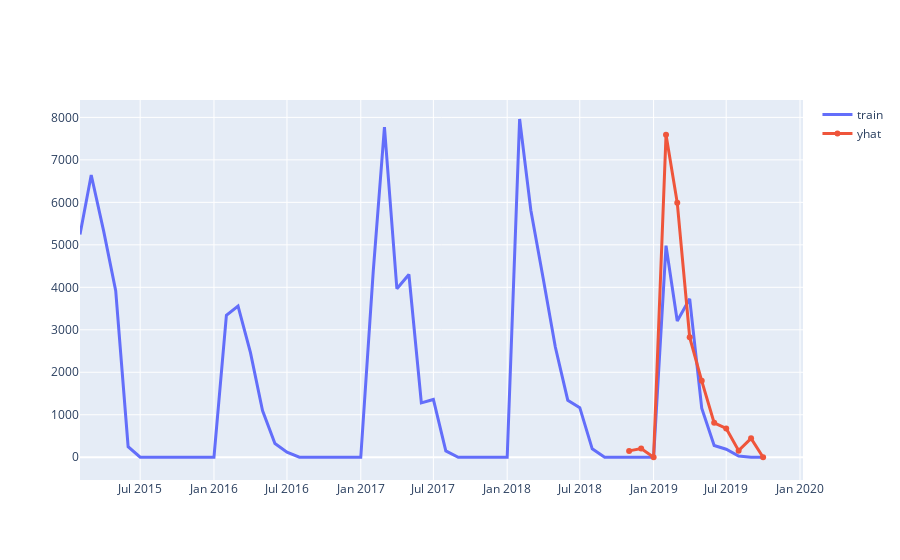

Source (notebook cell):
### Code cell
province = df_group.index[N]
_, _, df_province = read_yield(yield_file, 'Phetchabun')
rmse, mae, aerr, model, predictions = one_province_predict(df_province, {'p':1, 'd':0, 'q':1, 'ps':0, 'ds':1, 'qs':0})

print(model.summary())

py.iplot([
    go.Scatter(x=df_province['ds'], y=df_province['y'], name='train', line=dict(width=3)),
    go.Scatter(x=predictions.index, y=predictions, name='yhat', line=dict(width=3)),
])
